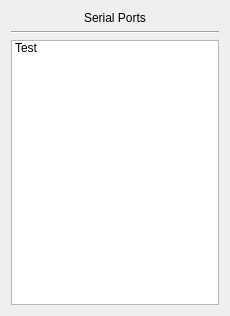
<?xml version="1.0" encoding="UTF-8"?>
<ui version="4.0">
 <class>Form</class>
 <widget class="QWidget" name="Form">
  <property name="geometry">
   <rect>
    <x>0</x>
    <y>0</y>
    <width>230</width>
    <height>316</height>
   </rect>
  </property>
  <property name="windowTitle">
   <string>Form</string>
  </property>
  <layout class="QVBoxLayout" name="verticalLayout_2">
   <item>
    <layout class="QVBoxLayout" name="verticalLayout">
     <item alignment="Qt::AlignHCenter">
      <widget class="QLabel" name="label">
       <property name="text">
        <string>Serial Ports</string>
       </property>
      </widget>
     </item>
     <item>
      <widget class="Line" name="line">
       <property name="orientation">
        <enum>Qt::Horizontal</enum>
       </property>
      </widget>
     </item>
    </layout>
   </item>
   <item>
    <layout class="QHBoxLayout" name="horizontalLayout">
     <item>
      <widget class="QListWidget" name="listWidget">
       <item>
        <property name="text">
         <string>Test</string>
        </property>
       </item>
      </widget>
     </item>
    </layout>
   </item>
  </layout>
 </widget>
 <resources/>
 <connections/>
</ui>
